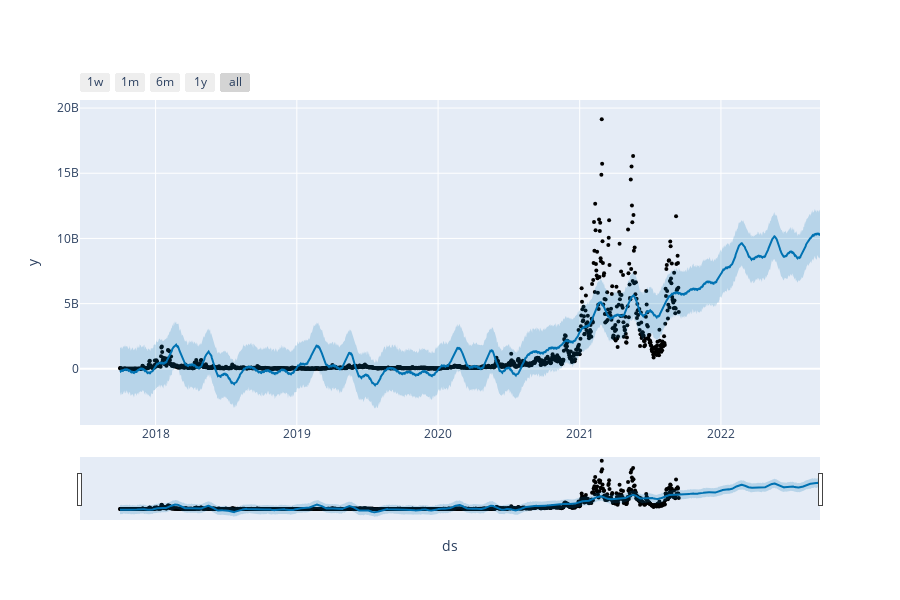

The notebook cell this image was saved under:
### Code cell
fb_plots(model, forecast)

### Figure 1 — Plotly figure (JSON) as saved in the notebook; plotly's stock layout.template omitted (floating-point values rounded to 4 significant figures; data arrays with more than 128 entries replaced by an {"elided": "..."} marker saying what was removed)
{"data": [{"marker": {"color": "black", "size": 4}, "mode": "markers", "name": "Actual", "type": "scatter", "x": {"elided": "1441 str values"}, "y": {"elided": "1441 int values"}}, {"hoverinfo": "skip", "line": {"width": 0}, "mode": "lines", "type": "scatter", "x": {"elided": "1806 str values"}, "y": {"elided": "1806 float values"}}, {"fill": "tonexty", "fillcolor": "rgba(0, 114, 178, 0.2)", "line": {"color": "#0072B2", "width": 2}, "mode": "lines", "name": "Predicted", "type": "scatter", "x": {"elided": "1806 str values"}, "y": {"elided": "1806 float values"}}, {"fill": "tonexty", "fillcolor": "rgba(0, 114, 178, 0.2)", "hoverinfo": "skip", "line": {"width": 0}, "mode": "lines", "type": "scatter", "x": {"elided": "1806 str values"}, "y": {"elided": "1806 float values"}}], "layout": {"height": 600, "showlegend": false, "width": 900, "xaxis": {"autorange": true, "range": ["2017-06-19 15:05:08.5714", "2022-09-14"], "rangeselector": {"buttons": [{"count": 7, "label": "1w", "step": "day", "stepmode": "backward"}, {"count": 1, "label": "1m", "step": "month", "stepmode": "backward"}, {"count": 6, "label": "6m", "step": "month", "stepmode": "backward"}, {"count": 1, "label": "1y", "step": "year", "stepmode": "backward"}, {"step": "all"}]}, "rangeslider": {"autorange": true, "range": ["2017-06-19 15:05:08.5714", "2022-09-14"], "visible": true, "yaxis": {"_template": null, "rangemode": "match"}}, "title": {"text": "ds"}, "type": "date"}, "yaxis": {"autorange": true, "range": [-4309000000.0, 20620000000.0], "title": {"text": "y"}, "type": "linear"}}}
